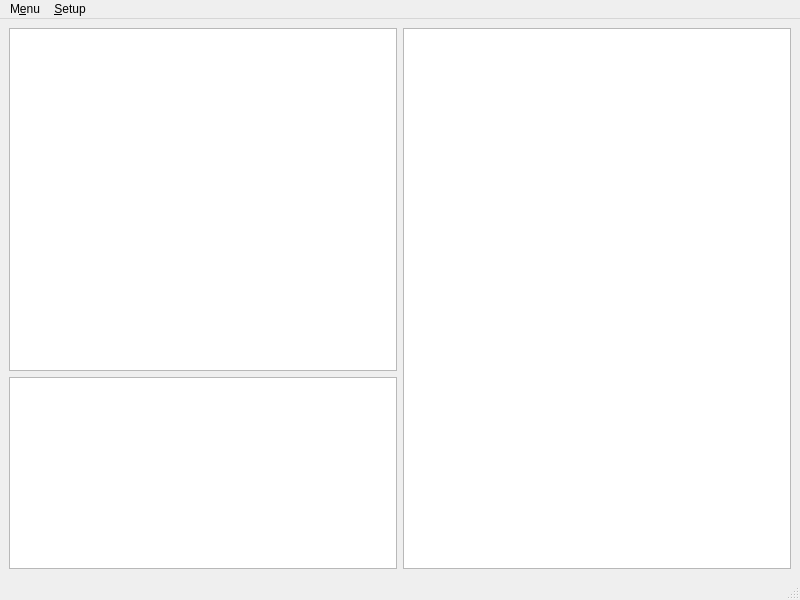
<?xml version="1.0" encoding="UTF-8"?>
<ui version="4.0">
 <class>ClientWnd</class>
 <widget class="QMainWindow" name="ClientWnd">
  <property name="geometry">
   <rect>
    <x>0</x>
    <y>0</y>
    <width>800</width>
    <height>600</height>
   </rect>
  </property>
  <property name="windowTitle">
   <string>MainWindow</string>
  </property>
  <widget class="QWidget" name="centralwidget">
   <layout class="QHBoxLayout" name="horizontalLayout">
    <item>
     <layout class="QVBoxLayout" name="verticalLayout">
      <item>
       <widget class="QTextEdit" name="chatEdit">
        <property name="sizePolicy">
         <sizepolicy hsizetype="Minimum" vsizetype="Minimum">
          <horstretch>0</horstretch>
          <verstretch>100</verstretch>
         </sizepolicy>
        </property>
        <property name="readOnly">
         <bool>true</bool>
        </property>
       </widget>
      </item>
      <item>
       <widget class="QTextEdit" name="msgEdit">
        <property name="sizePolicy">
         <sizepolicy hsizetype="Expanding" vsizetype="Maximum">
          <horstretch>0</horstretch>
          <verstretch>0</verstretch>
         </sizepolicy>
        </property>
        <property name="minimumSize">
         <size>
          <width>0</width>
          <height>100</height>
         </size>
        </property>
        <property name="maximumSize">
         <size>
          <width>16777215</width>
          <height>16777215</height>
         </size>
        </property>
        <property name="html">
         <string>&lt;!DOCTYPE HTML PUBLIC &quot;-//W3C//DTD HTML 4.0//EN&quot; &quot;http://www.w3.org/TR/REC-html40/strict.dtd&quot;&gt;
&lt;html&gt;&lt;head&gt;&lt;meta name=&quot;qrichtext&quot; content=&quot;1&quot; /&gt;&lt;style type=&quot;text/css&quot;&gt;
p, li { white-space: pre-wrap; }
&lt;/style&gt;&lt;/head&gt;&lt;body style=&quot; font-family:'MS Shell Dlg 2'; font-size:8.25pt; font-weight:400; font-style:normal;&quot;&gt;
&lt;p style=&quot;-qt-paragraph-type:empty; margin-top:0px; margin-bottom:0px; margin-left:0px; margin-right:0px; -qt-block-indent:0; text-indent:0px; font-family:'MS Shell Dlg 2';&quot;&gt;&lt;br /&gt;&lt;/p&gt;&lt;/body&gt;&lt;/html&gt;</string>
        </property>
       </widget>
      </item>
     </layout>
    </item>
    <item>
     <widget class="QListWidget" name="listWidget"/>
    </item>
   </layout>
  </widget>
  <widget class="QMenuBar" name="menubar">
   <property name="geometry">
    <rect>
     <x>0</x>
     <y>0</y>
     <width>800</width>
     <height>22</height>
    </rect>
   </property>
   <widget class="QMenu" name="menuMenu">
    <property name="title">
     <string>M&amp;enu</string>
    </property>
    <addaction name="action_Connect"/>
    <addaction name="action_Sign_up"/>
    <addaction name="action_Login"/>
    <addaction name="separator"/>
    <addaction name="action_Log_out"/>
    <addaction name="action_Quit"/>
   </widget>
   <widget class="QMenu" name="menu_Setup">
    <property name="title">
     <string>&amp;Setup</string>
    </property>
    <addaction name="actionAdd_smth"/>
   </widget>
   <addaction name="menuMenu"/>
   <addaction name="menu_Setup"/>
  </widget>
  <widget class="QStatusBar" name="statusbar">
   <property name="enabled">
    <bool>true</bool>
   </property>
   <property name="tabletTracking">
    <bool>false</bool>
   </property>
   <property name="sizeGripEnabled">
    <bool>true</bool>
   </property>
  </widget>
  <action name="action_Connect">
   <property name="text">
    <string>&amp;Connect</string>
   </property>
  </action>
  <action name="action_Sign_up">
   <property name="text">
    <string>&amp;Sign up</string>
   </property>
  </action>
  <action name="action_Login">
   <property name="text">
    <string>&amp;Login</string>
   </property>
   <property name="shortcut">
    <string>Ctrl+L</string>
   </property>
  </action>
  <action name="action_Log_out">
   <property name="text">
    <string>Log&amp;out</string>
   </property>
  </action>
  <action name="action_Quit">
   <property name="text">
    <string>&amp;Quit</string>
   </property>
  </action>
  <action name="actionAdd_smth">
   <property name="text">
    <string>Add smth</string>
   </property>
  </action>
 </widget>
 <resources/>
 <connections/>
</ui>
